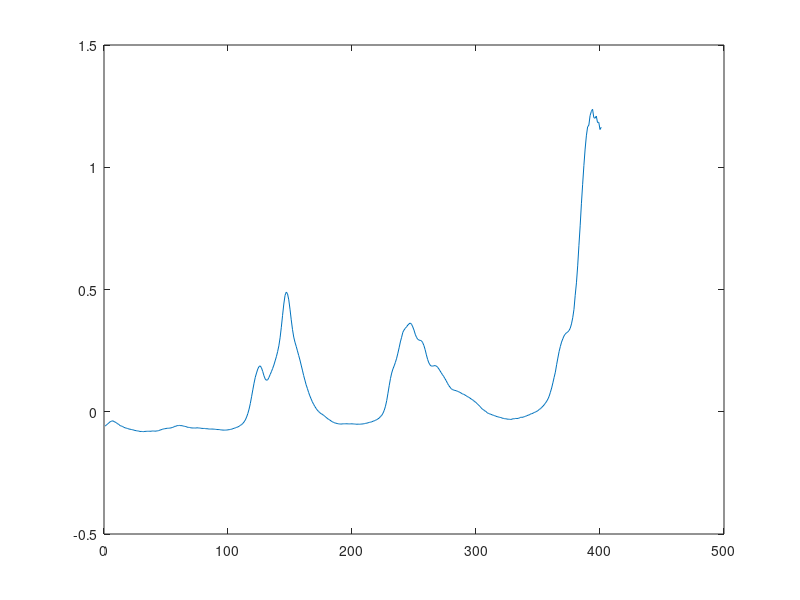
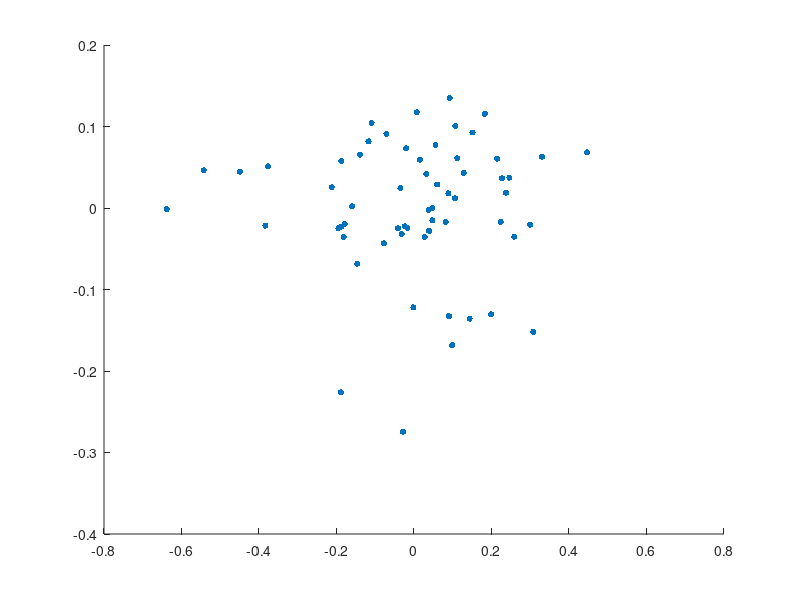

Source code (MATLAB) for these figures, in order:
close all 
clc
clear

load spectra.mat	

figure(1),
plot(NIR(60,:))

[U, Z] = pca(NIR, 'NumComponents', 2);

figure(2),
scatter(Z(:,1), Z(:,2), 20, 'filled');